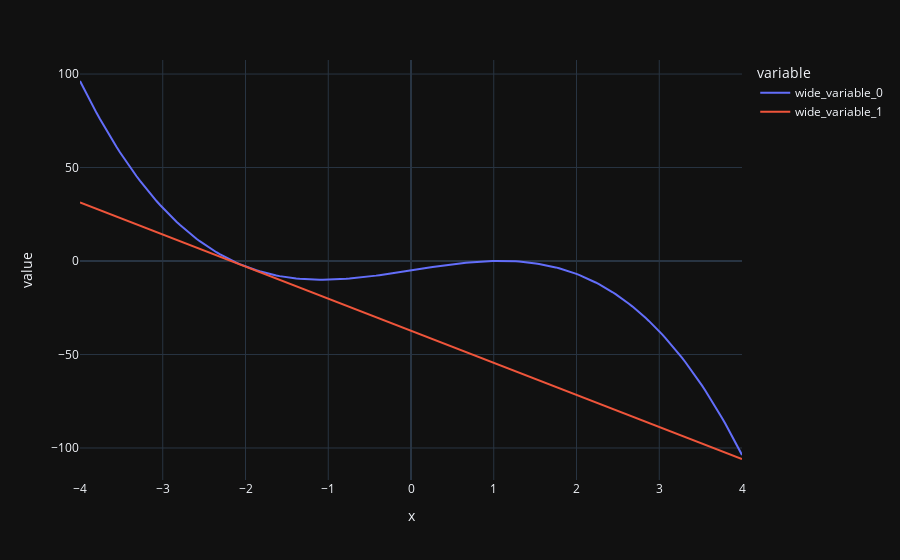

Notebook source saved alongside this figure:
### Code cell
import plotly.express as px
import numpy as np


def f(x):
    return  0.005 * x**4 - 2*x**3 + 7 *  x - 5

def f_1(x):
    return 0.020 * x**3 - 6* x**2 + 7

def tangent(x, x0):
    der = f_1(x0)
    return der * x + f(x0) - x0*der


X = np.linspace(-4, 4, 200)
Y = [ f(x) for x in X ]

tang = [ tangent(x, -2) for x in X ]
# print(matrixNorm(M))


fig = px.line(x=X, y=[Y, tang])

fig.show()

### Figure 1 — Plotly figure (JSON) as saved in the notebook; plotly's stock layout.template omitted (floating-point values rounded to 4 significant figures; data arrays with more than 128 entries replaced by an {"elided": "..."} marker saying what was removed)
{"data": [{"hovertemplate": "variable=wide_variable_0<br>x=%{x}<br>value=%{y}<extra></extra>", "legendgroup": "wide_variable_0", "line": {"color": "#636efa", "dash": "solid"}, "marker": {"symbol": "circle"}, "mode": "lines", "name": "wide_variable_0", "orientation": "v", "showlegend": true, "x": {"elided": "200 float values"}, "xaxis": "x", "y": {"elided": "200 float values"}, "yaxis": "y", "type": "scatter"}, {"hovertemplate": "variable=wide_variable_1<br>x=%{x}<br>value=%{y}<extra></extra>", "legendgroup": "wide_variable_1", "line": {"color": "#EF553B", "dash": "solid"}, "marker": {"symbol": "circle"}, "mode": "lines", "name": "wide_variable_1", "orientation": "v", "showlegend": true, "x": {"elided": "200 float values"}, "xaxis": "x", "y": {"elided": "200 float values"}, "yaxis": "y", "type": "scatter"}], "layout": {"xaxis": {"anchor": "y", "domain": [0.0, 1.0], "title": {"text": "x"}}, "yaxis": {"anchor": "x", "domain": [0.0, 1.0], "title": {"text": "value"}}, "legend": {"title": {"text": "variable"}, "tracegroupgap": 0}, "margin": {"t": 60}}}
